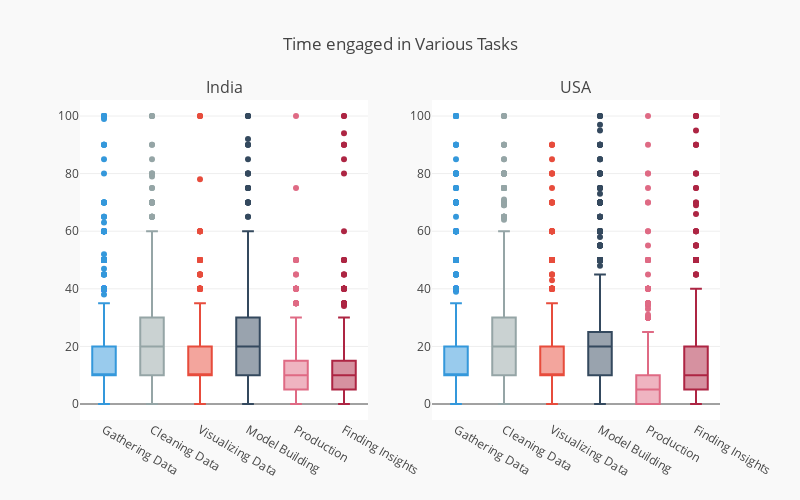

The notebook cell this image was saved under:
### Markdown cell above
* More Americans seem to believe that the quality of traditional brick and mortar education is better than or equal to MOOC education.
* More Indians believe that the quality of education provided by MOOCs is better than traditional brick and mortar courses(due to the less number of offline Data Science courses in India or their less exposure to it ).

### Code cell
from plotly import tools
def get_trace(country_name):
    df1=df.copy()
    df1 = df1[df1["Q3"]==country_name]  
    
    ys = [df1['Q34_Part_1'].values, 
      df1['Q34_Part_2'].values,
      df1['Q34_Part_3'].values,
       df1['Q34_Part_4'].values,
      df1['Q34_Part_5'].values,
      df1['Q34_Part_6'].values
     ]
    names=[
           "Gathering Data",
        "Cleaning Data",
        "Visualizing Data",
        "Model Building ",
        "Production",
        "Finding Insights",
        "Other"
    ]
    colors = ["#3498db", "#95a5a6", "#e74c3c", "#34495e","#df6a84","#ad2543","#223f08"]

    trace = []
    for i in range(6):
        trace.append ( 
            go.Box(
                y=ys[i],
                name=names[i],
                marker = dict(
                    color=colors[i],
                )
            )
        )
    return trace
    
traces_list = []
country_names = ['India',"USA"]
for country_name in country_names:
    traces_list.append(get_trace(country_name))

# Creating two subplots
fig = tools.make_subplots(rows=1, cols=2, vertical_spacing=0.1, 
                          subplot_titles=country_names)
for ind, traces in enumerate(traces_list):
    for trace in traces:
        fig.append_trace(trace , int(np.floor(ind/2)+1), int((ind%2) + 1))

fig['layout'].update(height=500, width=800, paper_bgcolor='rgb(249,249,249)', title=" Time engaged in Various Tasks", showlegend=False)
iplot(fig, filename='mldscountry')

### Figure 1 — Plotly figure (JSON) as saved in the notebook; plotly's stock layout.template omitted (floating-point values rounded to 4 significant figures; data arrays with more than 128 entries replaced by an {"elided": "..."} marker saying what was removed)
{"data": [{"marker": {"color": "#3498db"}, "name": "Gathering Data", "y": {"elided": "4417 mixed values"}, "type": "box", "uid": "a9fd1549-b6e3-4b1f-a143-e1b6c492fdd7", "xaxis": "x", "yaxis": "y"}, {"marker": {"color": "#95a5a6"}, "name": "Cleaning Data", "y": {"elided": "4417 mixed values"}, "type": "box", "uid": "d5ae4e4f-ba92-452f-aefc-a6c95af0c6d9", "xaxis": "x", "yaxis": "y"}, {"marker": {"color": "#e74c3c"}, "name": "Visualizing Data", "y": {"elided": "4417 mixed values"}, "type": "box", "uid": "6bb62666-1812-4b94-b2f3-01b1e18361d6", "xaxis": "x", "yaxis": "y"}, {"marker": {"color": "#34495e"}, "name": "Model Building ", "y": {"elided": "4417 mixed values"}, "type": "box", "uid": "a7ebc2ef-51b9-4dbf-b2eb-309a272dd03b", "xaxis": "x", "yaxis": "y"}, {"marker": {"color": "#df6a84"}, "name": "Production", "y": {"elided": "4417 mixed values"}, "type": "box", "uid": "d8efe831-5ad7-429b-804a-e02e52a989a5", "xaxis": "x", "yaxis": "y"}, {"marker": {"color": "#ad2543"}, "name": "Finding Insights", "y": {"elided": "4417 mixed values"}, "type": "box", "uid": "b5cc2a4b-72db-4331-8eb9-8146a96b4795", "xaxis": "x", "yaxis": "y"}, {"marker": {"color": "#3498db"}, "name": "Gathering Data", "y": {"elided": "4716 mixed values"}, "type": "box", "uid": "2ccab55a-adb8-456c-888b-86884bd994c7", "xaxis": "x2", "yaxis": "y2"}, {"marker": {"color": "#95a5a6"}, "name": "Cleaning Data", "y": {"elided": "4716 mixed values"}, "type": "box", "uid": "af3fe644-75c8-4694-b478-7010d0fbb787", "xaxis": "x2", "yaxis": "y2"}, {"marker": {"color": "#e74c3c"}, "name": "Visualizing Data", "y": {"elided": "4716 mixed values"}, "type": "box", "uid": "c24e8fd0-c0ad-4a42-a72b-996d58eec64c", "xaxis": "x2", "yaxis": "y2"}, {"marker": {"color": "#34495e"}, "name": "Model Building ", "y": {"elided": "4716 mixed values"}, "type": "box", "uid": "8ad289b8-8c65-4f3b-a645-6b514cb5de3c", "xaxis": "x2", "yaxis": "y2"}, {"marker": {"color": "#df6a84"}, "name": "Production", "y": {"elided": "4716 mixed values"}, "type": "box", "uid": "20e8955a-dafa-4b32-9cbd-6a694a2f71d4", "xaxis": "x2", "yaxis": "y2"}, {"marker": {"color": "#ad2543"}, "name": "Finding Insights", "y": {"elided": "4716 mixed values"}, "type": "box", "uid": "46f9d291-ec0c-4a00-801c-8dc6e6197c8b", "xaxis": "x2", "yaxis": "y2"}], "layout": {"annotations": [{"font": {"size": 16}, "showarrow": false, "text": "India", "x": 0.225, "xanchor": "center", "xref": "paper", "y": 1, "yanchor": "bottom", "yref": "paper"}, {"font": {"size": 16}, "showarrow": false, "text": "USA", "x": 0.775, "xanchor": "center", "xref": "paper", "y": 1, "yanchor": "bottom", "yref": "paper"}], "xaxis": {"anchor": "y", "domain": [0, 0.45]}, "yaxis": {"anchor": "x", "domain": [0, 1]}, "xaxis2": {"anchor": "y2", "domain": [0.55, 1]}, "yaxis2": {"anchor": "x2", "domain": [0, 1]}, "height": 500, "width": 800, "paper_bgcolor": "rgb(249,249,249)", "title": " Time engaged in Various Tasks", "showlegend": false}}
